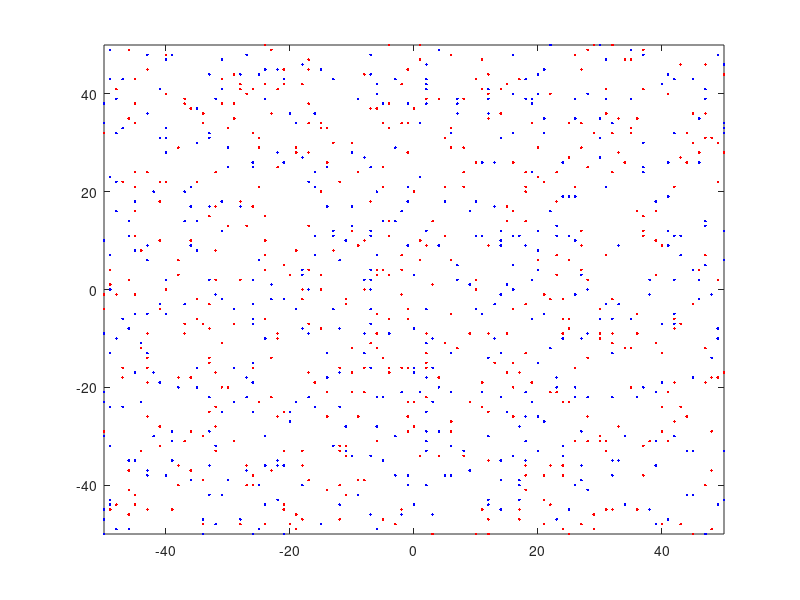

Here is the MATLAB script that generated this plot: (Note: this script raises an error after producing the figure.)
clc
% /////////////////////////////// Parameters //////////////////////////////

s = 100; % Size of lattice.
n = 1000; % Number of agents.
T = 1000; % Max time.
d = 0.3; % Diffusion rate.
v0 = -100; % Big potential strength.
u0 = -1; % Small potential strength.
std = 20.; % Big potential standard deviation.
std2 = 5.; % Small potential standard deviation.
mn = [-25 0; 0 25]; % Big potential mean.
l = 0.002; % Decay constant.


% \\\\\\\\\\\\\\\\\\\\\\\\\\\\\\\\\\\\\\\\\\\\\\\\\\\\\\\\\\\\\\\\\\\\\\\\\

% ////////////////////////// Initialize variables /////////////////////////

% Initial coordinates.
x = randi([-s/2,s/2],n,1);
y = randi([-s/2,s/2],n,1);
n1 = n/2; % #agents who prefer the first attraction point
n2 = n - n1; % #agents who prefer the second attraction point
preferences = [repelem([1,0], n1, 1); repelem([0, 1], n2, 1)];
x1 = x(1:n1);
x2 = x(n1+1:end);
y1 = y(1:n1);
y2 = y(n1+1:end);
N = sparse(zeros(n)); % Network matrix.

T0 = zeros(n); % Time reference for decay rate.

figure;
h1 = plot(x1, y1,'b.');
hold on;
h2 = plot( x2, y2, 'r.');
axis([-s/2 s/2 -s/2 s/2])

set(h1,'XDataSource','x1');
set(h1,'YDataSource','y1');
set(h2,'XDataSource','x2');
set(h2,'YDataSource','y2');

% ///////////////////////////// Initialize measurements  ///////7//////////
num_meas = 10;
degrees = zeros(n, num_meas);
friend_tol = 0.1;
clust_coef = zeros(1, num_meas);
av_path = zeros(1, num_meas);
modularity_save = zeros(1, num_meas);
clusters = zeros(n, num_meas);

tmod = T/num_meas;
meas = 1;
% /////////////////////////////// Main loop ///////////////////////////////

t = 1;
while (t < T)
    
    E = reshape([x,y],1,n,2) - reshape([x,y],n,1,2); % Euclidian distances.
    U = triu(sparse((sum(abs(E),3) == 0)),1); % Find agents that share location.
    A = U + U'; % Adjency matrix.
    
    T0(A == 1) = t; % Update time reference.
    
    N = N.*dec(t,l,T0) + A; % Update network.
    N(N>10) = 10; %Cap how good friends people can be
    
    % Calculate energies.
    energy_x_minus = pot(x - 1,y,s,v0,u0,std,std2,mn,N,[x,y], preferences);
    energy_x_plus = pot(x + 1,y,s,v0,u0,std,std2,mn,N,[x,y], preferences);
    energy_y_minus = pot(x,y - 1,s,v0,u0,std,std2,mn,N,[x,y], preferences);
    energy_y_plus = pot(x,y + 1,s,v0,u0,std,std2,mn,N,[x,y], preferences);
    
    p_x_minus = 1./(1+exp(energy_x_minus - energy_x_plus));
    p_y_minus = 1./(1+exp(energy_y_minus - energy_y_plus));
    %statX = [exp(- energy_x_minus/e), ...
     %   exp(- energy_x_plus/e)];
    %statY = [exp(- energy_y_minus/e), ...
     %   exp(- energy_y_plus/e)];
    % disp(statX(1,:))
    % Normalized probabilities.
    %statX = statX./sum(statX,2);
    %statY = statY./sum(statY,2);
    
    % Update coordinates.
    x = x + (rand(n,1) < d).*(2 * (rand(n,1) > p_x_minus) - 1);
    y = y + (rand(n,1) < d).*(2 * (rand(n,1) > p_y_minus) - 1);
    refreshdata(h1)
    refreshdata(h2)
    drawnow
    
    if  mod(t, tmod) == 0
        disp('Calculating network properties...')       
        unweightN = double(N>friend_tol);
        disp(' -- degrees')
        degrees(:, meas) = sum(unweightN, 2);
        disp(' -- clustering coefficients')
        clust_coef(1, meas) = ClustCoeff(unweightN);
        disp(' -- average pathlength')
        av_path(1,meas) = Average_PL(unweightN);
        disp(' -- modularity')
        [modularity_save(1, meas), clusters(:, meas)] = modularity(unweightN);
        meas = meas + 1;
    end
    x1 = x(1:n1);
    x2 = x(n1:end);
    y1 = y(1:n1);
    y2 = y(n1:end);
    t = t + 1;
end

% \\\\\\\\\\\\\\\\\\\\\\\\\\\\\\\\\\\\\\\\\\\\\\\\\\\\\\\\\\\\\\\\\\\\\\\\\

hold off
